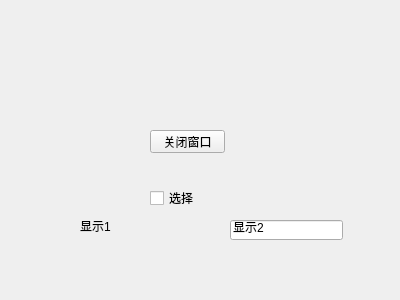
<?xml version="1.0" encoding="UTF-8"?>
<ui version="4.0">
 <class>Form</class>
 <widget class="QWidget" name="Form">
  <property name="geometry">
   <rect>
    <x>0</x>
    <y>0</y>
    <width>400</width>
    <height>300</height>
   </rect>
  </property>
  <property name="windowTitle">
   <string>Form</string>
  </property>
  <widget class="QPushButton" name="closebottom">
   <property name="geometry">
    <rect>
     <x>150</x>
     <y>130</y>
     <width>75</width>
     <height>23</height>
    </rect>
   </property>
   <property name="text">
    <string>关闭窗口</string>
   </property>
  </widget>
  <widget class="QCheckBox" name="checkBox">
   <property name="geometry">
    <rect>
     <x>150</x>
     <y>190</y>
     <width>71</width>
     <height>16</height>
    </rect>
   </property>
   <property name="text">
    <string>选择</string>
   </property>
  </widget>
  <widget class="QLabel" name="label">
   <property name="geometry">
    <rect>
     <x>80</x>
     <y>220</y>
     <width>54</width>
     <height>12</height>
    </rect>
   </property>
   <property name="text">
    <string>显示1</string>
   </property>
  </widget>
  <widget class="QLineEdit" name="lineEdit">
   <property name="geometry">
    <rect>
     <x>230</x>
     <y>220</y>
     <width>113</width>
     <height>20</height>
    </rect>
   </property>
   <property name="text">
    <string>显示2</string>
   </property>
  </widget>
 </widget>
 <resources/>
 <connections>
  <connection>
   <sender>closebottom</sender>
   <signal>clicked()</signal>
   <receiver>Form</receiver>
   <slot>close()</slot>
   <hints>
    <hint type="sourcelabel">
     <x>191</x>
     <y>141</y>
    </hint>
    <hint type="destinationlabel">
     <x>245</x>
     <y>177</y>
    </hint>
   </hints>
  </connection>
  <connection>
   <sender>checkBox</sender>
   <signal>clicked(bool)</signal>
   <receiver>label</receiver>
   <slot>setEnabled(bool)</slot>
   <hints>
    <hint type="sourcelabel">
     <x>191</x>
     <y>197</y>
    </hint>
    <hint type="destinationlabel">
     <x>90</x>
     <y>224</y>
    </hint>
   </hints>
  </connection>
  <connection>
   <sender>checkBox</sender>
   <signal>clicked(bool)</signal>
   <receiver>lineEdit</receiver>
   <slot>setVisible(bool)</slot>
   <hints>
    <hint type="sourcelabel">
     <x>203</x>
     <y>201</y>
    </hint>
    <hint type="destinationlabel">
     <x>269</x>
     <y>231</y>
    </hint>
   </hints>
  </connection>
 </connections>
</ui>
